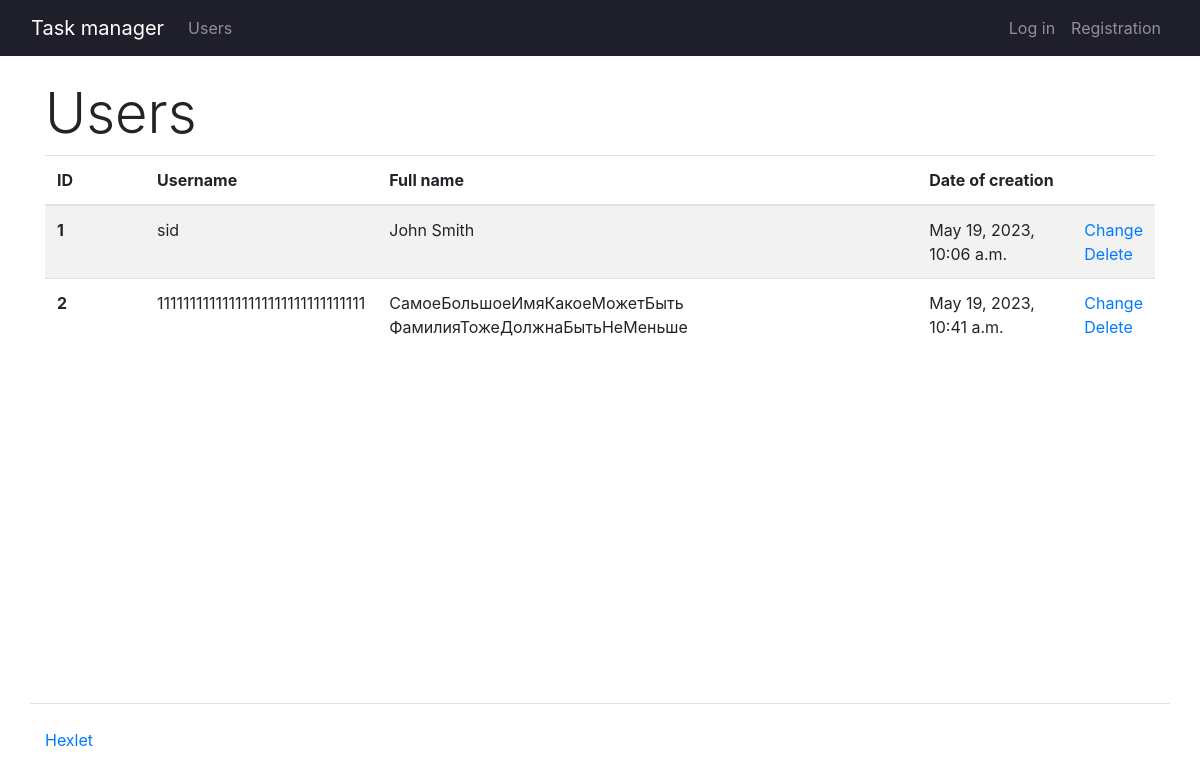
/users/, run on the app's committed database.
### task_manager/users/models.py (models this page shows, shortened)
class CustomUser(AbstractUser):
    groups = models.ManyToManyField(
        "auth.Group",
        blank=True,
        related_name="customuser_set",
        related_query_name="customuser",
    )
    user_permissions = models.ManyToManyField(
        "auth.Permission",
        blank=True,
        related_name="customuser_set",
        related_query_name="customuser",
    )

### task_manager/users/views.py (the view)
# urls.py: path("", IndexView.as_view(), name="users"),
class IndexView(View):
    def get(self, request):
        users = CustomUser.objects.all()
        return render(request, "users/users.html", context={"users": users})

### task_manager/templates/users/users.html
{% extends 'base.html' %}
{% load i18n %}
{% block content %}
      <h1 class="display-4">{% translate "Users" %}</h1>
      <table class="table table-striped">
        <thead>
          <tr>
            <th scope="col" style="width: 100px;">ID</th>
            <th scope="col">{% translate "Username" %}</th>
            <th scope="col">{% translate "Full name" %}</th>
            <th scope="col" style="width: 155px;">{% translate "Date of creation" %}</th>
            <th scope="col" style="width: 15px;"></th>
          </tr>
        </thead>
        <tbody>
            {% for user in users %}
            <tr>
              <th scope="row">{{ user.id }}</th>
                <td>{{ user.username }}</td>
                <td>{{ user.first_name }} {{ user.last_name }}</td>
                <td>{{ user.date_joined }}</td>
                <td>
                    <a href="{% url 'user_update' user.id %}">{% translate "Change" %}</a><br>
                    <a href="{% url 'user_delete' user.id %}" rel="nofollow">{% translate "Delete" %}</a>
                </td>
            </tr>
            {% endfor %}
        </tbody>
      </table>
{% endblock %}

### data on the page
CustomUser: id "1", username "sid", first_name "John", last_name "Smith", date_joined "May 19, 2023, 10:06 a.m."
CustomUser: id "2", username "11111111111111111111111111111111", first_name "СамоеБольшоеИмяКакоеМожетБыть", last_name "ФамилияТожеДолжнаБытьНеМеньше", date_joined "May 19, 2023, 10:41 a.m."
